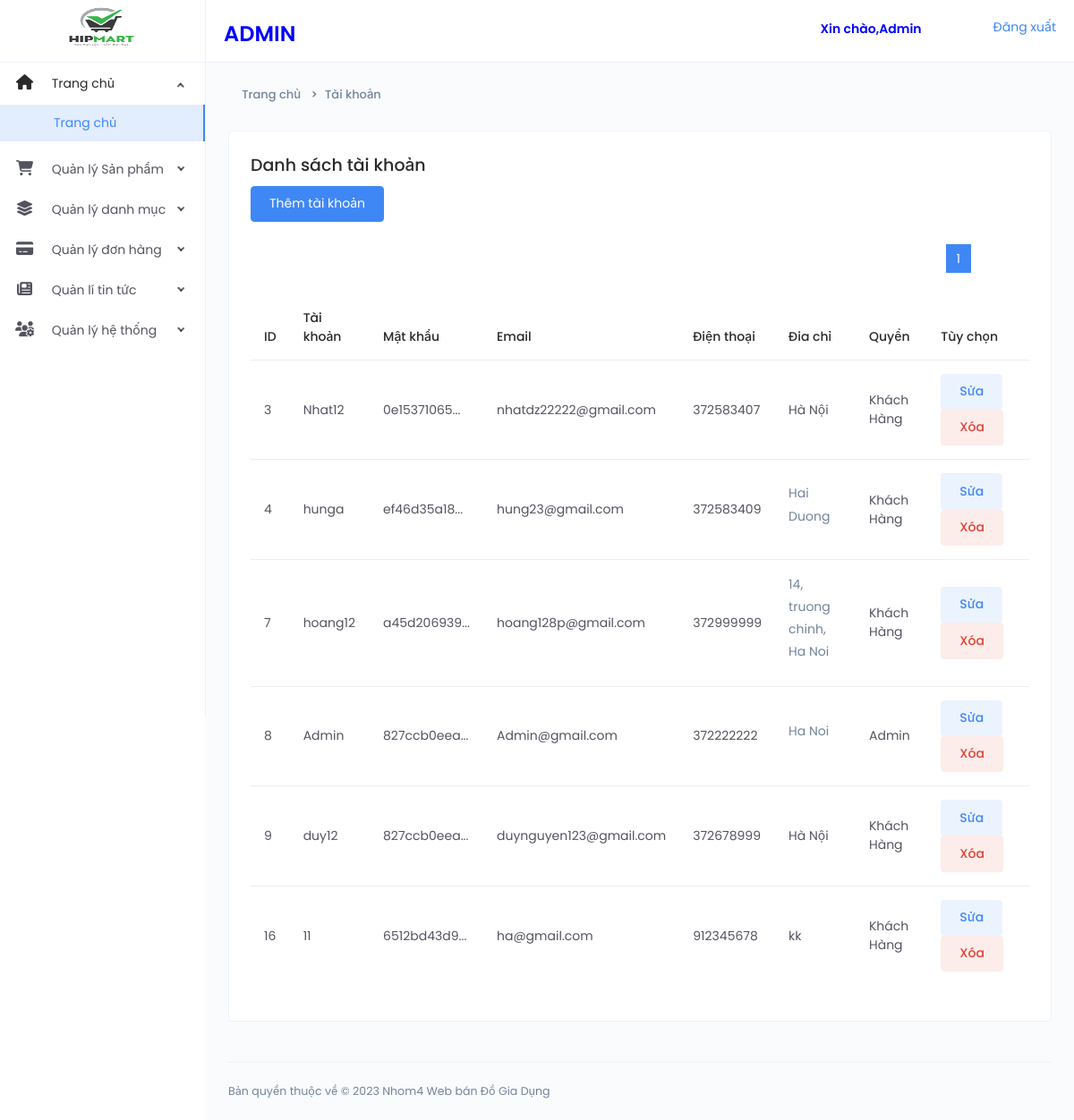
The app's page /Webdogiadung/Admin/Account.php (signed in) with its own data.
### tables this page shows
CREATE TABLE `user` (
  `UserID` int(11) NOT NULL,
  `Password` varchar(40) NOT NULL,
  `user` varchar(20) NOT NULL,
  `Email` varchar(40) NOT NULL,
  `Phone` int(11) NOT NULL,
  `Adress` varchar(30) NOT NULL,
  `RoleID` int(11) NOT NULL
);

CREATE TABLE `role` (
  `RoleID` int(11) NOT NULL,
  `Name` varchar(20) NOT NULL,
  `Status` bit(5) NOT NULL,
  `Descrption` varchar(100) NOT NULL
);

### Webdogiadung/Admin/Account.php (the view, shortened to what this page needs)
<?php
require('Header_admin.php');
?>
<?php
require('Nav_left.php');
?>
<div class="page-container">
   <div class="main-content">
      <div class="page-header">
         <div class="header-sub-title">
            <nav class="breadcrumb breadcrumb-dash">
               <a href="#" class="breadcrumb-item"><i class="anticon anticon-home m-r-5"></i>Trang chủ</a>
               <a class="breadcrumb-item" href="Account.php">Tài khoản</a>
            </nav>
         </div>
      </div>
      <div class="card">
         <div class="card-body">
            <h4>Danh sách tài khoản</h4>
            <?php require('Them_taikhoan.php') ?>
            <div class="m-t-25">
               <?php
               $itemsPerPage = 6;
               $page = 1;
               $offset = ($page - 1) * $itemsPerPage;
               $sql = "SELECT COUNT(*) as totalItems FROM `user`";
               $result = mysqli_query($conn, $sql);
               $row = mysqli_fetch_assoc($result);
               $totalItems = $row["totalItems"];
               $totalPages = ceil($totalItems / $itemsPerPage);
               $sql = "SELECT * FROM `user`  Limit " . $offset . "," . $itemsPerPage;
               $result = mysqli_query($conn, $sql);
               if (mysqli_num_rows($result) > 0) {
               ?>
                  <ul class="pagination">
                     <?php for ($i = 1; $i <= $totalPages; $i++) { ?>
                        <?php if ($i == $page) { ?>
                           <li class="active"><a href="Account.php?page=<?php echo $i; ?>"><?php echo $i; ?></a></li>
                        <?php } else { ?>
                           <li><a href="Account.php?page=<?php echo $i; ?>"><?php echo $i; ?></a></li>
                        <?php } ?>
                     <?php } ?>
                  </ul>
                  <table id="data-table" class="table">
                     <thead>
                        <tr>
                           <th>ID</th>
                           <th>Tài khoản</th>
                           <th>Mật khẩu</th>
                           <th>Email</th>
                           <th>Điện thoại</th>
                           <th>Đia chỉ</th>
                           <th>Quyền</th>
                           <th>Tùy chọn </th>
                        </tr>
                     </thead>
                     <tbody>
                        <?php
                        while ($row = mysqli_fetch_assoc($result)) {
                           $id = $row['UserID'];
                           $sql_1 = "SELECT c.Name as 'tenquyen' FROM role c JOIN user s ON s.RoleID  = c.RoleID  WHERE s.UserID = $id";
                           $res = mysqli_query($conn, $sql_1);
                           $r = mysqli_fetch_assoc($res);
                           $tenquyen = $r['tenquyen'];
                        ?>
                           <tr>
                              <td><?php echo $id ?></td>
                              <td><?php echo $row['user'] ?></td>
                              <td><?php
                                    $content = $row['Password'];
                                    if (strlen($content) > 10) {
                                       $content = substr($content, 0, 10) . "...";
                                    }
                                    echo $content;
                                    ?></td>
                              <td><?php echo $row['Email'] ?></td>
                              <td><?php echo $row['Phone'] ?></td>
                              <td><?php echo $row['Adress'] ?></td>
                              <td><?php echo $tenquyen?></td>
                              <td class="tuychon">
                                 <a class="btn btn-primary btn-tone m-r-5" href="./Sua_taikhoan.php?UserID=<?php echo $row['UserID']; ?>">Sửa</a>
                                 <a class="btn btn-danger btn-tone m-r-5" href="./Xoa_taikhoan.php?UserID=<?php echo $row['UserID']; ?>" onclick="return confirm('Bạn có chắc chắn muốn xóa danh mục này không?');">Xóa</a>
                              </td>
                           </tr>
                        <?php
                        } ?>
                     </tbody>
                  </table>
               <?php
               } ?>
            </div>
         </div>
      </div>
   </div>
   <?php
   require('Footer_Admin.php');
   ?>

### Webdogiadung/Admin/assets/css/style.css (style rules this page uses)
.pagination { display: flex; align-items: center; justify-content: flex-end; margin-bottom: 25px; margin-top: 15px; margin-right: 60px; list-style: none; }
.pagination li:first-child a, .pagination li:first-child span { border-bottom-left-radius: 0; border-top-left-radius: 0; margin-left: 0; }
.pagination li:last-child a, .pagination li:last-child span { border-bottom-right-radius: 0; border-top-right-radius: 0; }
.pagination .active a, .pagination .active span, .pagination .active a:hover, .pagination .active span:hover, .pagination .active a:focus, .pagination .active span:focus { background-color: #3f87f5; border-color: #3f87f5; color: #ffffff; cursor: default; z-index: 2; }
.pagination li a, .pagination li span { background-color: #f0f0e9; border: 0; float: left; line-height: 1.42857; margin-left: -1px; padding: 6px 12px; position: relative; text-decoration: none; margin-right: 5px; color: #000; }

### records on screen
user: UserID "3", user "Nhat12", Password "0e15371065...", Email "nhatdz22222@gmail.com", Phone "372583407", Adress "Hà Nội", RoleID.Name "Khách Hàng"
user: UserID "4", user "hunga", Password "ef46d35a18...", Email "hung23@gmail.com", Phone "372583409", Adress "Hai Duong", RoleID.Name "Khách Hàng"
user: UserID "7", user "hoang12", Password "a45d206939...", Email "hoang128p@gmail.com", Phone "372999999", Adress "14, truong chinh, Ha Noi", RoleID.Name "Khách Hàng"
user: UserID "8", user "Admin", Password "827ccb0eea...", Email "Admin@gmail.com", Phone "372222222", Adress "Ha Noi", RoleID.Name "Admin"
user: UserID "9", user "duy12", Password "827ccb0eea...", Email "duynguyen123@gmail.com", Phone "372678999", Adress "Hà Nội", RoleID.Name "Khách Hàng"
user: UserID "16", user "11", Password "6512bd43d9...", Email "ha@gmail.com", Phone "912345678", Adress "kk", RoleID.Name "Khách Hàng"
